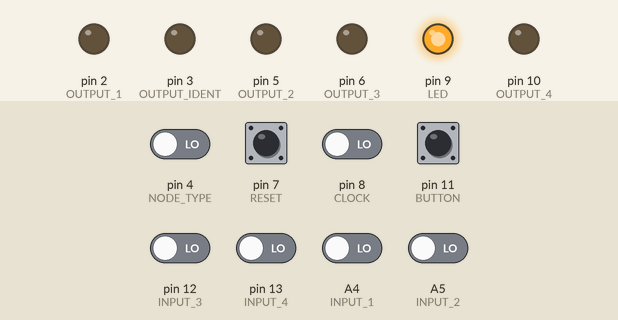
This sketch was run on a simulated Arduino Uno, built with avr-gcc and run on an emulated ATmega328P. Shown: output pins drawn as LEDs (lit = HIGH). Inputs (shaded band) come from the test bench; at power-on: pin 11 (BUTTON) HIGH, A4 (INPUT_1), A5 (INPUT_2), pin 4 (NODE_TYPE), pin 7 (RESET), pin 8 (CLOCK), pin 12 (INPUT_3), pin 13 (INPUT_4) LOW. Random numbers use the default seed unless the sketch sets one.

Above: at 1.2 s.
1.3 s: pin 8 (CLOCK) driven HIGH
At 3.4 s:
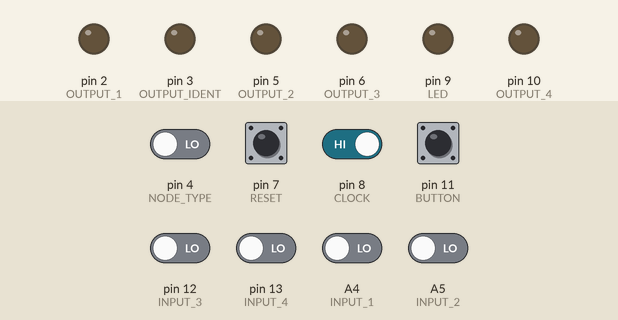
Timing chart, 0 to 10.3 s (numbered marks = the images above; inputs shaded):
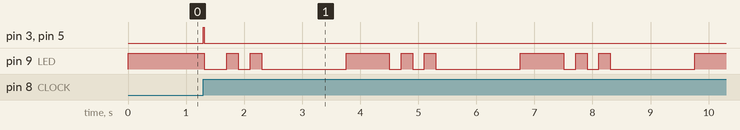

The sketch:

NodeCode.ino
```cpp
#define RESET 7
#define CLOCK 8
#define LED 9
#define BUTTON 11
#define NODE_TYPE 4

#define OUTPUT_IDENT 3
#define OUTPUT_1 2
#define OUTPUT_2 5
#define OUTPUT_3 6
#define OUTPUT_4 10
#define OUTPUT_CV 10

#define INPUT_1 A4
#define INPUT_2 A5
#define INPUT_3 12
#define INPUT_4 13

#define POT_1 A0
#define POT_2 A1
#define POT_3 A2
#define POT_4 A3
#define POT_CV A3

#define LONG_BUTTON_PUSH 1500ul
#define OUTPUT_MODE_NORMAL 0
#define OUTPUT_MODE_CV 1

int outputMode = OUTPUT_MODE_NORMAL;
unsigned long buttonTimer = 0;
unsigned long flashSchedule[] = {0, 0, 0, 0, 0, 0};
bool triggered = false;
bool clocked = false;

void setup() {
  Serial.begin(9600);

  pinMode(CLOCK, INPUT);
  pinMode(RESET, INPUT);
  pinMode(LED, OUTPUT);
  pinMode(BUTTON, INPUT);
  pinMode(NODE_TYPE, INPUT);

  pinMode(OUTPUT_IDENT, OUTPUT);
  pinMode(OUTPUT_1, OUTPUT);
  pinMode(OUTPUT_2, OUTPUT);
  pinMode(OUTPUT_3, OUTPUT);
  pinMode(OUTPUT_4, OUTPUT);

  pinMode(INPUT_1, INPUT);
  pinMode(INPUT_2, INPUT);
  pinMode(INPUT_3, INPUT);
  pinMode(INPUT_4, INPUT);

  pinMode(POT_1, INPUT);
  pinMode(POT_2, INPUT);
  pinMode(POT_3, INPUT);
  pinMode(POT_4, INPUT);

  setTrigger(false);
  clearOutputLinks();
}

void loop() {
  checkTriggers();
  checkButton();
  checkReset();
  checkClock();

  updateLED();
}

void checkTriggers() {
  int input1 = digitalRead(INPUT_1);
  int input2 = digitalRead(INPUT_2);
  int input3 = digitalRead(INPUT_3);
  int input4 = digitalRead(INPUT_4);

  if (input1 == HIGH || input2 == HIGH || input3 == HIGH || input4 == HIGH) {
    setTrigger(true);
  }
}

void checkButton() {
  int button = digitalRead(BUTTON);

  if (button == LOW) {
    buttonTimer = 0;
    return;
  }

  if (buttonTimer == 0) {
    setTrigger(true);
    buttonTimer = millis();
    return;
  }

  if (millis() - buttonTimer > LONG_BUTTON_PUSH) {
    incrementOutputMode();
    buttonTimer = millis();
  }
}

void checkReset() {
  int reset = digitalRead(RESET);
  int type = digitalRead(NODE_TYPE);

  if (reset == HIGH) {
    if (type == HIGH) {
      // Primary Node gets triggered by resets
      setTrigger(true);
    } else {
      // Secondary Nodes all get their triggerness cleared by resets
      setTrigger(false);
      clearOutputCV();
      clearOutputLinks();
    }
  }
}

void checkClock() {
  int clockIn = digitalRead(CLOCK);

  if (clockIn == HIGH) {
    if (!clocked) {
      // Analog outputs in CV mode last until the next clock signal
      clearOutputCV();

      if (triggered) {
        processTrigger();

        delay(10);

        setTrigger(false);

        // Need to catch any triggers coming from self-patching before clearing output links
        checkTriggers();

        // Link outputs are short trigger pulses, so they get cleared here
        clearOutputLinks();
      }
    }

    clocked = true;
    return;
  }

  clocked = false;
}

// Kind of complicated, but needed to be able to flash the LED without blocking
void updateLED() {
  for (int i = 0; i < 5; i++) {
    if (flashSchedule[i] == 0) {
      break;
    }

    if (millis() > flashSchedule[i] && millis() < flashSchedule[i + 1]) {
      digitalWrite(LED, i % 2 == 0 ? LOW : HIGH);
      return;
    }
  }

  digitalWrite(LED, triggered ? HIGH : LOW);
}

void processTrigger() {
  int ports[] = {OUTPUT_1, OUTPUT_2, OUTPUT_3, OUTPUT_4};
  int pots[] = {POT_1, POT_2, POT_3, POT_4};
  float vals[] = {0, 0, 0, 0};
  int indexEnd = 4;
  int total = 0;

  // CV output
  if (outputMode == OUTPUT_MODE_CV) {
    int cv = analogRead(POT_CV);
    cv = map(cv, 0, 1023, 0, 255);
    analogWrite(OUTPUT_CV, cv);
    indexEnd = 3;
  }

  // Send out identity trigger
  digitalWrite(OUTPUT_IDENT, HIGH);

  // Collect and normalize link probabilities
  for (int i = 0; i < indexEnd; i++) {
    vals[i] = analogRead(pots[i]);
    total += vals[i];
  }

  if (total == 0) {
    return;
  }

  for (int i = 0; i < indexEnd; i++) {
    vals[i] /= total;
  }

  // Randomly choose one of the links and send out a trigger
  float rand = (float)random(0, 1023) / 1023;
  float total2 = 0;
  for (int i = 0; i < indexEnd; i++) {
    total2 += vals[i];
    if (rand < total2) {
      digitalWrite(ports[i], HIGH);
      return;
    }
  }
}

void setTrigger(bool val) {
  triggered = val;
}

void clearOutputLinks() {
  digitalWrite(OUTPUT_IDENT, LOW);

  if (outputMode != OUTPUT_MODE_CV) {
    digitalWrite(OUTPUT_1, LOW);
  }
  digitalWrite(OUTPUT_2, LOW);
  digitalWrite(OUTPUT_3, LOW);
  digitalWrite(OUTPUT_4, LOW);
}

void clearOutputCV() {
  if (outputMode == OUTPUT_MODE_CV) {
    analogWrite(OUTPUT_CV, 0);
  }
}

void incrementOutputMode() {
  outputMode = (outputMode + 1) % 2;

  switch (outputMode) {
    case 0:
      scheduleFlashes(2, 750);
      break;
    case 1:
      scheduleFlashes(3, 200);
      break;
  }
}

void scheduleFlashes(unsigned long reps, unsigned long spacing) {
  for (unsigned long i = 0; i < 3; i++) {
    unsigned long start = 0;
    unsigned long finish = 0;

    if (i < reps) {
      start = millis() + (i * 2ul) * spacing;
      finish = millis() + (i * 2ul + 1ul) * spacing;
    }

    flashSchedule[i * 2] = start;
    flashSchedule[i * 2 + 1] = finish;
  }
}
```

Measured:
- after the input at 1.3 s, pin 3 (OUTPUT_IDENT), pin 5 (OUTPUT_2): LOW → HIGH at once, → LOW 0.01 s later
- by itself, pin 9 (LED): repeats every 3.0 s: HIGH 0.20 s, LOW 0.20 s, HIGH 0.20 s, LOW 1.5 s, HIGH 0.75 s, LOW 0.20 s
